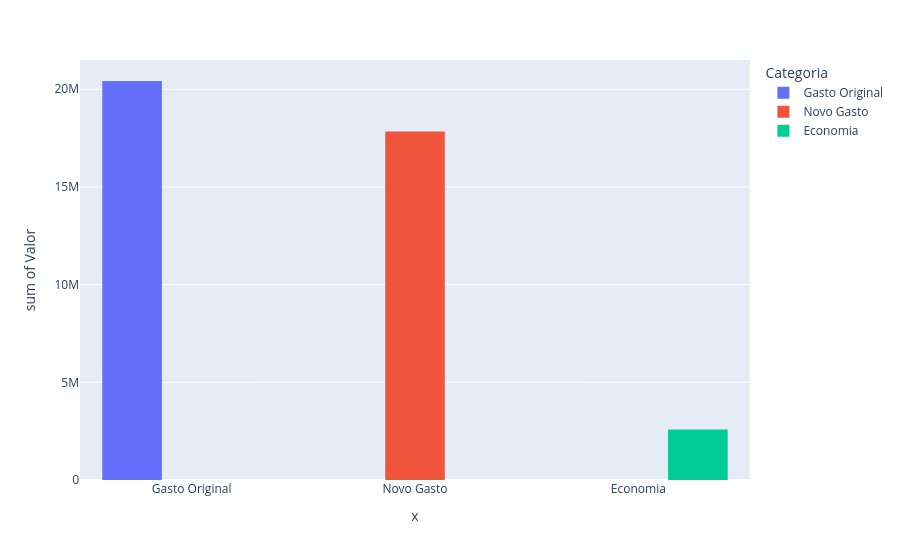

Write notebook code for a chart like this one.
### Code cell
#Pessoas mais jovens tendem a sair mais da empresa
    #Solução: Programas de mentoria e desenvolvimento de carreira
#Funcionários com renda mensal abaixo de 2000 tendem a sair mais da empresa
    #Solução: Revisão de pacotes salariais e benefícios
#Nova porcentagem de demissão
 = (tabela["MonthlyIncome"] < 3000) & (tabela["Age"] < 30)
tabela.loccondicao[condicao, "Attrition"] = "No"
display(tabela["Attrition"].value_counts(normalize=True))
#Economia anual com a redução de demissões
novo_gasto_anual = tabela[tabela["Attrition"] == "Yes"]["MonthlyIncome"].sum() * 12 * 1.5
economia = gasto_anual - novo_gasto_anual
print("A economia anual com a redução de demissões é: R$", economia)
dados_economia = {
    "Categoria": ["Gasto Original", "Novo Gasto", "Economia"],
    "Valor": [gasto_anual, novo_gasto_anual, economia]
}

tabela_economia = pd.DataFrame(dados_economia)
grafico = px.histogram(tabela_economia, x=["Gasto Original", "Novo Gasto", "Economia"], y="Valor", barmode="group", color="Categoria")
grafico.show()

### Figure 1 — Plotly figure (JSON) as saved in the notebook; plotly's stock layout.template omitted (floating-point values rounded to 4 significant figures)
{"data": [{"alignmentgroup": "True", "bingroup": "x", "histfunc": "sum", "hovertemplate": "Categoria=Gasto Original<br>x=%{x}<br>sum of Valor=%{y}<extra></extra>", "legendgroup": "Gasto Original", "marker": {"color": "#636efa", "pattern": {"shape": ""}}, "name": "Gasto Original", "offsetgroup": "Gasto Original", "orientation": "v", "showlegend": true, "type": "histogram", "x": ["Gasto Original"], "xaxis": "x", "y": [20420000.0], "yaxis": "y"}, {"alignmentgroup": "True", "bingroup": "x", "histfunc": "sum", "hovertemplate": "Categoria=Novo Gasto<br>x=%{x}<br>sum of Valor=%{y}<extra></extra>", "legendgroup": "Novo Gasto", "marker": {"color": "#EF553B", "pattern": {"shape": ""}}, "name": "Novo Gasto", "offsetgroup": "Novo Gasto", "orientation": "v", "showlegend": true, "type": "histogram", "x": ["Novo Gasto"], "xaxis": "x", "y": [17840000.0], "yaxis": "y"}, {"alignmentgroup": "True", "bingroup": "x", "histfunc": "sum", "hovertemplate": "Categoria=Economia<br>x=%{x}<br>sum of Valor=%{y}<extra></extra>", "legendgroup": "Economia", "marker": {"color": "#00cc96", "pattern": {"shape": ""}}, "name": "Economia", "offsetgroup": "Economia", "orientation": "v", "showlegend": true, "type": "histogram", "x": ["Economia"], "xaxis": "x", "y": [2585000.0], "yaxis": "y"}], "layout": {"barmode": "group", "legend": {"title": {"text": "Categoria"}, "tracegroupgap": 0}, "margin": {"t": 60}, "xaxis": {"anchor": "y", "domain": [0, 1], "title": {"text": "x"}}, "yaxis": {"anchor": "x", "domain": [0, 1], "title": {"text": "sum of Valor"}}}}
